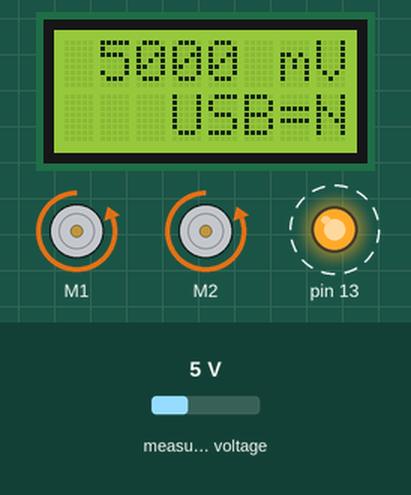
Simulated run of this sketch. Board: Arduino Leonardo, built with avr-gcc and run on an emulated ATmega32U4. Parts: 8×2 character LCD, 2 × DC motor (green arrow = forward, orange = backward, longer = faster), output pins drawn as LEDs (lit = HIGH). Dashed ring = blinking. The test bench sets the inputs (shaded band); at power-on: measured voltage 5 V.

Above: at 1.2 s.
1.3 s: measured voltage set to 0.3 V
At 2.3 s:
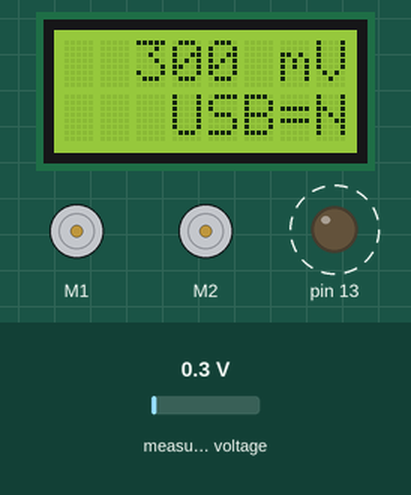
4.3 s: measured voltage set to 3.8 V
At 4.9 s:
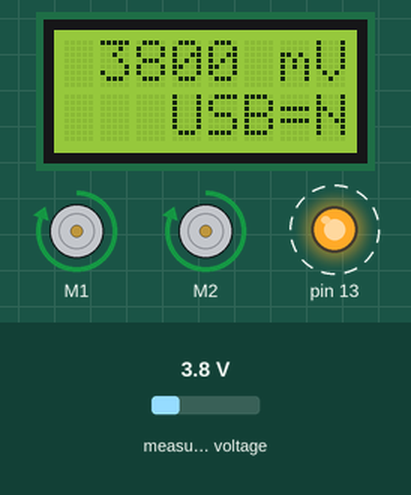
6.0 s: measured voltage set to 7.5 V
At 8.3 s:
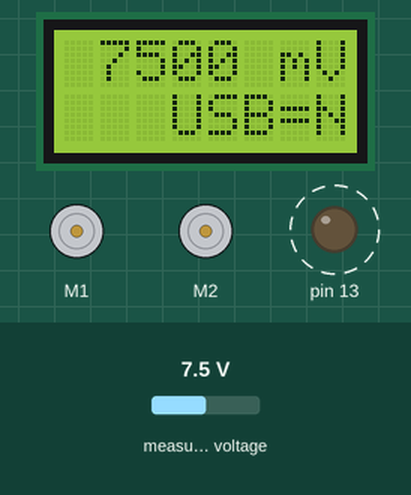
Timing chart, 0 to 14.0 s (numbered marks = the images above; inputs shaded):
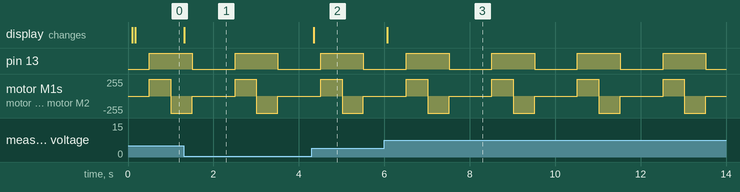

Measured:
- after the input at 1.3 s, the display: changes at once (image 1)
- after the input at 4.3 s, the display: changes after 0.05 s (image 2)
- after the input at 6.0 s, the display: changes after 0.07 s (image 3)
- by itself, pin 13: alternates HIGH for 1.0 s and LOW for 1.0 s
- by itself, motor M1, motor M2: repeats every 2.0 s: backward 255/255 0.50 s, stopped 1.0 s, forward 255/255 0.50 s

The sketch:

pi3plus-test.ino
```cpp
/*
 * CUIDADO: Desactivar ModemManager!
 *   `sudo service ModemManager stop`
 */

#include <Pololu3piPlus32U4.h>

using namespace Pololu3piPlus32U4;
Motors motors;
LCD display;

void setup() {
}

void loop() {
  static uint16_t lastDisplayTime = 0;
  static uint16_t lastMotorsTime = 0;
  char buf[6];
  static unsigned char i = 0;

  if ((uint16_t)(millis() - lastDisplayTime) > 100) {
    bool usbPower = usbPowerPresent();
    uint16_t batteryLevel = readBatteryMillivolts();

    lastDisplayTime = millis();
    display.gotoXY(0, 0);
    sprintf(buf, "%5d", batteryLevel);
    display.print(buf);
    display.print(F(" mV"));
    display.gotoXY(3, 1);
    display.print(F("USB="));
    display.print(usbPower ? 'Y' : 'N');
  }

  if ((uint16_t)(millis() - lastMotorsTime) > 500) {
    i++;
    lastMotorsTime = millis();
    switch (i) {
      case 1:
        ledYellow(true);
        motors.setSpeeds(400, 400);
        break;
      case 2:
        motors.setSpeeds(-400, -400);
        break;
      case 3:
        ledYellow(false);
        motors.setSpeeds(0, 0);
        break;
      case 4:
        i = 0;
        break;
    }
  }
}
```
